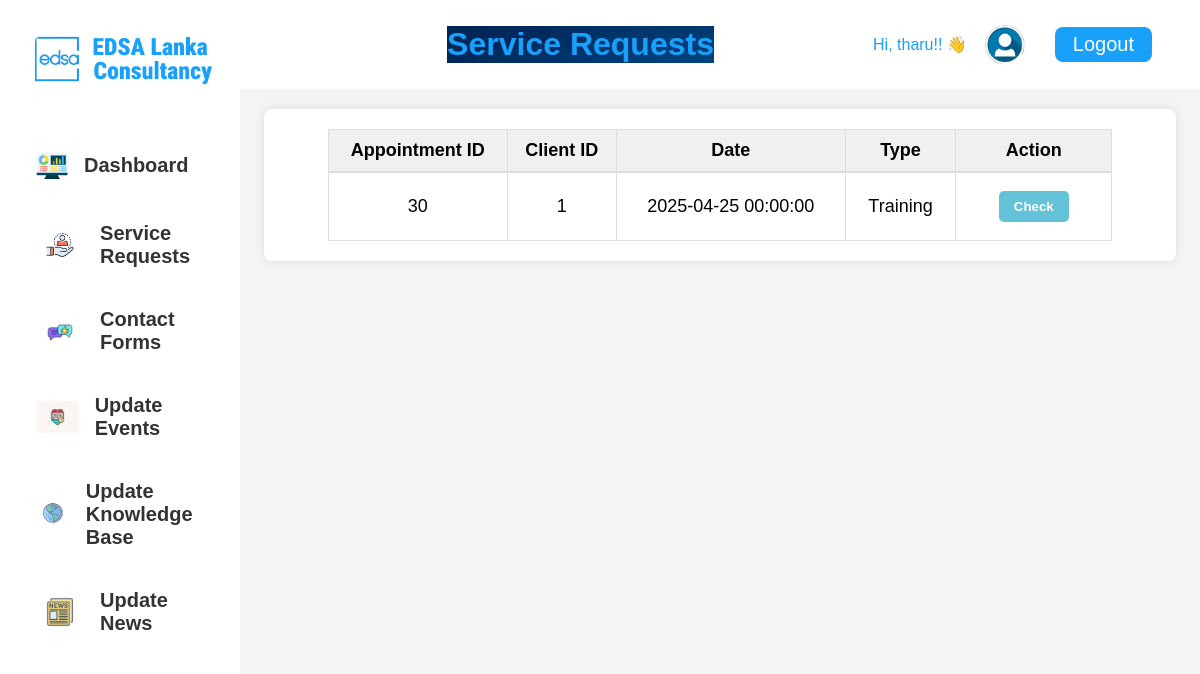
The app's page /companyworkers/servicerequest/servicerequest.php (signed in) with its own data.
### tables this page shows
CREATE TABLE `appointments` (
  `appointment_id` int(11) NOT NULL,
  `provider_id` int(11) DEFAULT NULL,
  `client_id` int(11) DEFAULT NULL,
  `appointment_date` datetime DEFAULT NULL,
  `status` varchar(255) DEFAULT NULL,
  `created_at` timestamp NOT NULL DEFAULT current_timestamp(),
  `service_type` varchar(100) NOT NULL,
  `message` varchar(1000) NOT NULL
);

### companyworkers/servicerequest/servicerequest.php (the view, shortened to what this page needs)
<?php
  $username = $_SESSION['username'];
?>
<!DOCTYPE html>
<html lang="en">
  <head>
    <link rel="stylesheet" href="style.css">
  </head>
  <body>
    <div class="container">
      <div class="sidebar">
        <div class="logo">
          <img src="../images/logo.png" alt="EDSA Lanka Consultancy Logo">
        </div>
        <ul class="menu">
          <li>
            <a href="../dashboard/dashboard.php">
              <button>
                <img src="../images/dashboard.png" alt="Dashboard">
                Dashboard
              </button>
            </a>
          </li>
          <li>
            <a href="servicerequest.php">
              <button>
                <img src="../images/service.jpg" alt="servicerequest">
                Service Requests
              </button>
            </a>
          </li>
          <li>
            <a href="../contactforums/contactforum.html">
              <button>
                <img src="../images/contact forms.jpg" alt="contactforms">
                Contact Forms
                </button>
            </a>
          </li>
          <li>
            <a href="../updateevents/updateevents.php">
              <button>
                <img src="../images/events.jpg" alt="events">
                Update Events
              </button>
            </a>
          </li>
          <li>
            <a href="../updateknowlgebase/initial.php">
              <button>
                <img src="../images/knowlegdebase.jpg" alt="knowldgedebase">
                Update Knowledge Base
              </button>
            </a>
          </li>
          <li>
            <a href="../updatenews/initial.php">
              <button>
                <img src="../images/news.jpg" alt="News">
                Update News
              </button>
            </a>
          </li>
        </ul>
      </div>
      <div class="main-wrapper">
        <div class=" navbar1">
          <div class="controls card1">
            <h1>Service Requests</h1>
          </div>
          <div class="profile">
            <p>Hi, <?php echo $username ?>!! 👋</p>
            <a href="../SP_Profile/Profile.html">
              <img src="../images/user.png" alt="Profile">
            </a>
          </div>
          <a href="../../Login/Logout.php" class="logout">Logout</a>
        </div>
        <div class="main-container">
          <div class="table-container">
            <table class="table">
              <thead>
                <tr>
                  <th>Appointment ID</th>
                  <th>Client ID</th>
                  <th>Date</th>
                  <th>Type</th>
                  <th>Action</th>
                </tr>
              </thead>
              <tbody>
                <?php
                $sql = "SELECT * FROM appointments WHERE status = 'Pending'";
                $result = mysqli_query($con, $sql);
                if ($result) {
                  while ($row = mysqli_fetch_assoc($result)) {
                    $appointment_id = $row['appointment_id'];
                    $client_id = $row['client_id'];
                    $appointment_date = $row['appointment_date'];
                    $service_type = $row['service_type'];
                    echo '<tr>
                      <td>' . $appointment_id . '</td>
                      <td>' . $client_id . '</td>
                      <td>' . $appointment_date . '</td>
                      <td>' . $service_type . '</td>
                      <td>
                        <button><a href="assign.php?update_id=' . $appointment_id . '">Check</a></button>
                      </td>
                    </tr>';
                  }
                }
                ?>
              </tbody>
            </table>
          </div>
        </div>
      </div>
    </div>
  </body>
</html>

### companyworkers/servicerequest/style.css (style rules this page uses)
* { margin: 0; padding: 0; box-sizing: border-box; }
body { font-family: Arial, sans-serif; background-color: #f4f4f4; min-height: 100vh; overflow-x: hidden; }
.container { display: flex; width: 100%; }
.sidebar { background-color: white; width: 20vw; padding: 3vh; display: flex; flex-direction: column; align-items: center; position: fixed; height: 100vh; }
.sidebar .logo img { width: 100%; max-width: 20vw; margin-bottom: 5vh; }
.menu { list-style: none; width: 100%; }
.menu li { margin-bottom: 2vh; }
.menu a { text-decoration: none; }
.menu button { display: flex; align-items: center; font-size: 2.5vh; font-weight: bold; width: 100%; padding: 1.5vh; color: #333; background-color: #fff; border: none; cursor: pointer; text-align: left; border-radius: 1vh; gap: 1vh; text-decoration: none; }
.menu img { width: auto; height: 4vh; object-fit: contain; margin-right: 1vh; }
.main-wrapper { width: 80vw; margin-left: 20vw; flex: 1; display: flex; flex-direction: column; overflow-x: hidden; }
.navbar1 { width: 80vw; background-color: white; color: #18A0FB; margin-left: 0; padding: 2vh 4vw; z-index: 2; display: flex; justify-content: flex-end; align-items: center; }
.navbar1 a { color: #18A0FB; text-decoration: none; font-size: 2.5vh; padding: 0.8vh 1.5vw; margin-left: 1.5vw; border-radius: 1vh; display: flex; align-items: center; justify-content: center; }
.navbar1 a img { max-width: 100%; max-height: 100%; width: 5vh; height: 5vh; border-radius: 50%; }
.profile { display: flex; align-items: center; margin-right: 1vw; }
.profile a { padding: 0; background-color: #fff; border: none; cursor: pointer; border-radius: 50%; width: 5vh; height: 5vh; display: flex; justify-content: center; align-items: center; }
.logout { background-color: #18A0FB; color: white !important; }
.main-container { padding: 20px; width: 95%; box-sizing: border-box; background: #fff; margin: 20px auto; border-radius: 8px; box-shadow: 0 0 10px rgba(0, 0, 0, 0.1); }
.controls { display: flex; flex-direction: column; justify-content: center; background-color: #fff; margin: 10px auto; }
.card1 { background-image: url("../images/sunset.jpg"); }
.table-container { width: 90%; overflow-x: auto; margin-bottom: 20px; margin: 0 auto; }
.table { width: 100%; border-collapse: collapse; min-width: 600px; font-size: 18px; text-align: left; }
.table th, .table td { padding: 12px 15px; text-align: left; border-bottom: 1px solid #ddd; border: 1px solid #ddd; text-align: center; vertical-align: middle; }
.table thead tr { background-color: #f8f9fa; border-bottom: 2px solid #ddd; }
.table thead th { background-color: #f0f0f0; color: rgb(0, 0, 0); padding: 10px; border: 1px solid #ddd; text-align: center; }
.table td button { padding: 6px 12px; background-color: transparent; border: none; margin: 0 5px; cursor: pointer; }
.table td button a { display: inline-block; padding: 8px 15px; text-decoration: none; color: white; font-weight: bold; border-radius: 5px; transition: background-color 0.3s, transform 0.3s; }
.table td button a[href*="assign.php"] { background-color: #63c2d7; }

### records on screen
appointments: appointment_id "30", client "1", appointment_date "2025-04-25 00:00:00", service_type "Training"

### other values on screen
$username "tharu"
